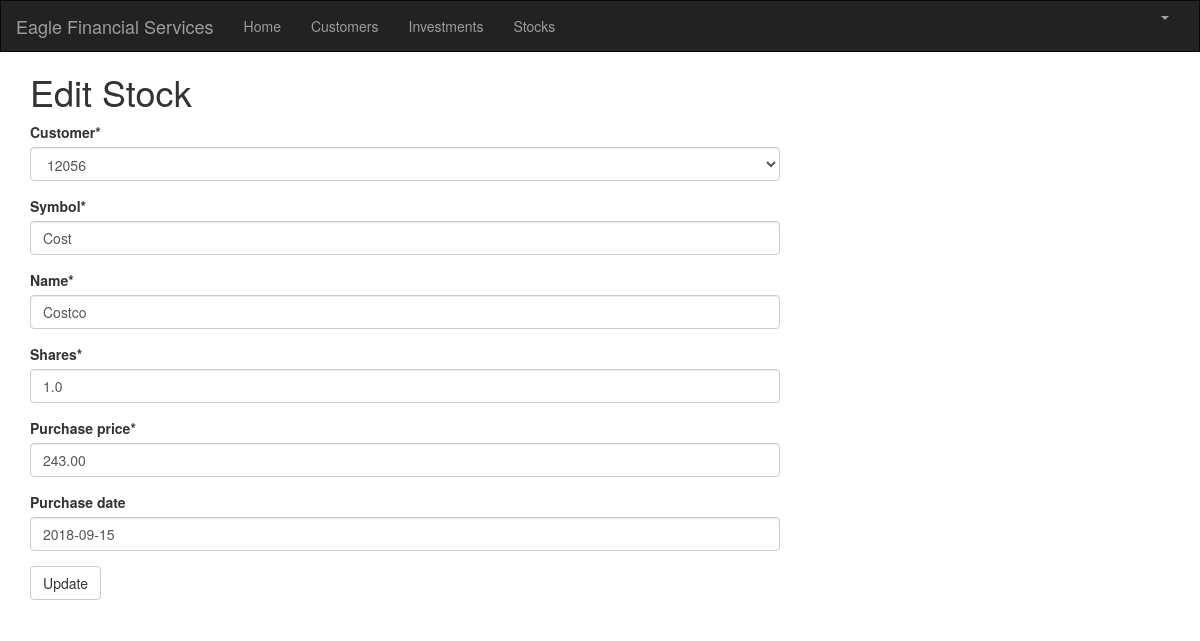
The app's page /stock/2/edit/ (signed in) with its own data.
### portfolio/models.py (models this page shows, shortened)
class Stock(models.Model):
    customer = models.ForeignKey(Customer, on_delete=models.CASCADE, related_name='stocks')
    symbol = models.CharField(max_length=10)
    name = models.CharField(max_length=50)
    shares = models.DecimalField (max_digits=10, decimal_places=1)
    purchase_price = models.DecimalField(max_digits=10, decimal_places=2)
    purchase_date = models.DateField(default=timezone.now, blank=True, null=True)

### portfolio/views.py (the view)
# urls.py: path('stock/<int:pk>/edit/', views.stock_edit, name='stock_edit'),
@login_required
def stock_edit(request, pk):
   stock = get_object_or_404(Stock, pk=pk)
   if request.method == "POST":
       form = StockForm(request.POST, instance=stock)
       if form.is_valid():
           stock = form.save()
           stock.updated_date = timezone.now()
           stock.save()
           stocks = Stock.objects.filter(purchase_date__lte=timezone.now())
           return render(request, 'portfolio/stock_list.html', {'stocks': stocks})
   else:
       form = StockForm(instance=stock)
   return render(request, 'portfolio/stock_edit.html', {'form': form})

### portfolio/forms.py
class StockForm(forms.ModelForm):
   class Meta:
       model = Stock
       fields = ('customer', 'symbol', 'name', 'shares', 'purchase_price', 'purchase_date',)

### portfolio/models.py (called while the page is built)
    def __str__(self):
        return str(self.cust_number)

### portfolio/templates/portfolio/stock_edit.html
{% extends 'portfolio/base.html' %}
{% load crispy_forms_tags %}
{% block content %}
    <h1>Edit Stock</h1>
    <form method="POST" class="stock-form">{% csrf_token %}
         {{ form|crispy }}
        <button type="submit" class="save btn btn-default">Update</button>
    </form>
{% endblock %}

### records on screen
Stock: customer "12056", symbol "Cost", name "Costco", shares "1.0", purchase_price "243.00", purchase_date "2018-09-15"
